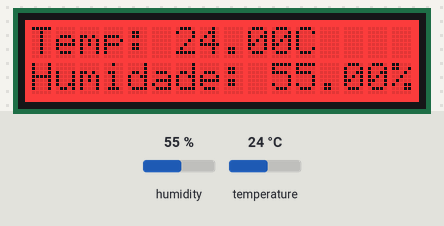
A sketch run on a simulated Arduino Uno, built with avr-gcc and run on an emulated ATmega328P. Shown: 16×2 character LCD. The inputs (shaded band) are chosen by the test bench; at power-on: humidity 55 %, temperature 24 °C.

Above: at 1.2 s.
1.3 s: humidity set to 22 %
At 2.8 s:
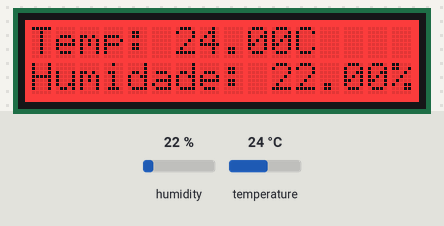
4.1 s: temperature set to 12 °C
At 5.5 s:
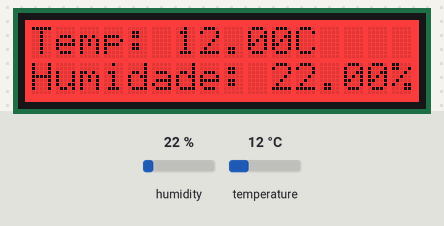
6.9 s: humidity set to 40 %
At 8.7 s:
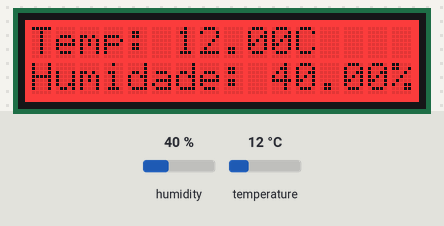
9.8 s: temperature set to 19 °C
At 11.5 s:
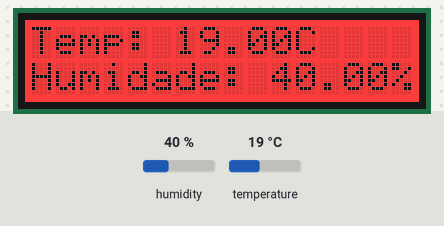
Timing chart, 0 to 13.0 s (numbered marks = the images above; inputs shaded):
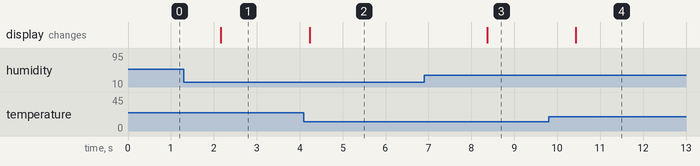

Measured:
- after the input at 1.3 s, the display: changes after 0.87 s (image 1)
- after the input at 4.1 s, the display: changes after 0.13 s (image 2)
- after the input at 6.9 s, the display: changes after 1.5 s (image 3)
- after the input at 9.8 s, the display: changes after 0.63 s (image 4)

The sketch:

dht22.ino
```cpp
//Libraries
#include <DHT.h>
#include <Wire.h>
#include "rgb_lcd.h"

//Constants
#define DHTPIN 2     // what pin we're connected to
#define DHTTYPE DHT22   // DHT 22  (AM2302)
DHT dht(DHTPIN, DHTTYPE); //// Initialize DHT sensor for normal 16mhz Arduino

rgb_lcd lcd;


float humidade;
float temperatura_celsius;

void setup(){
    Serial.begin(9600);
	  dht.begin();
    lcd.begin(16,2);
    lcd.setRGB(255,0,0);

    pinMode(4, OUTPUT);
    pinMode(4, LOW);

    pinMode(6, OUTPUT);
    pinMode(6, LOW);

    pinMode(7, OUTPUT);
    pinMode(7, LOW);
}

void loop() {

  //lcd.clear();
  //Read data and store it to variables hum and temp

  humidade = dht.readHumidity();
  temperatura_celsius = dht.readTemperature();

  // Apaga todos os LEDs antes de decidir qual acender
  digitalWrite(4, LOW); // verde
  digitalWrite(6, LOW); // vermelho
  digitalWrite(7, LOW); // amarelo

  if (humidade <= 49.99) {
    digitalWrite(4, HIGH); // verde
  }
  else if (humidade >= 50 && humidade <= 60.99) {
    digitalWrite(6, HIGH); // vermelho
  }
  else if (humidade >= 61){
    digitalWrite(7, HIGH); // amarelo
  }

  lcd.setCursor(0, 0);
  lcd.print("Temp: ");
  lcd.setCursor(6, 0);
  lcd.print(temperatura_celsius);
  lcd.setCursor(11, 0);
  lcd.print("C");
  lcd.setCursor(0, 1);
  lcd.print("Humidade:");
  lcd.setCursor(10,1);
  lcd.print(humidade);
  lcd.setCursor(15, 1);
  lcd.print("%");

  delay(1000);
}


   
```
